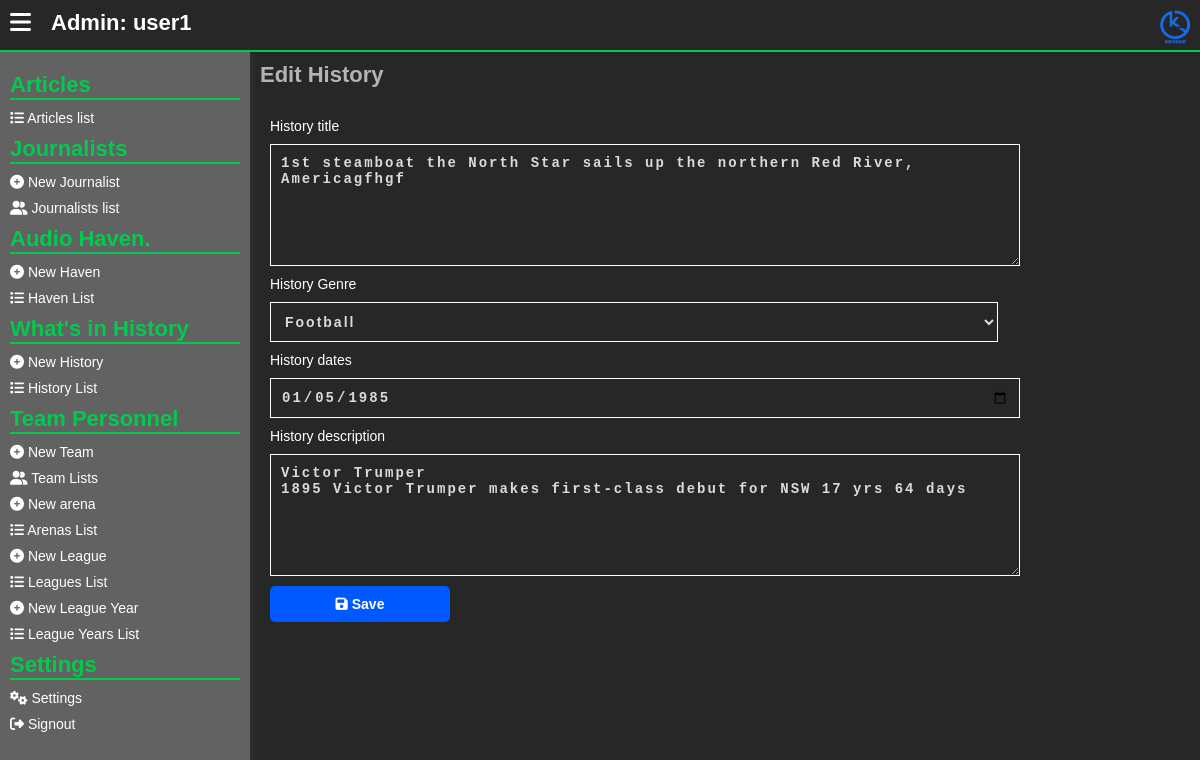
Screenshot of /admins/edit-history.php?h=6 (signed in) with the database file from the repository.
### tables this page shows
CREATE TABLE `history_today` (
  `ht_id` int(11) NOT NULL,
  `history_genre` int(11) NOT NULL,
  `history_title` varchar(255) NOT NULL,
  `history_description` text NOT NULL,
  `history_image` varchar(255) NOT NULL,
  `history_date` varchar(255) NOT NULL
);

CREATE TABLE `genres` (
  `id` int(11) NOT NULL,
  `genre_name` varchar(255) NOT NULL,
  `genre_description` text NOT NULL,
  `genre_icon` varchar(255) NOT NULL
);

### assets/php/admins/session_checker.php (called while the page is built, shortened)
<?php
    if (!isset($_SESSION['acting_admin_id'])) {
        header("location: signin.php");
    }
    else {
        $acting_admin_id = $_SESSION['acting_admin_id'];
        $check_admin_exists = mysqli_query($server,"SELECT * from
            admins WHERE id = '$acting_admin_id'
        ");
        if (mysqli_num_rows($check_admin_exists) !== 1) {
            header("location: ../admins/signin.php");
        }
        else {
            $get_the_admin_info = mysqli_fetch_array($check_admin_exists);
            $acting_admin_un = $get_the_admin_info["user_name"];
        }
    }
?>

### admins/edit-history.php (the view, shortened to what this page needs)
<?php
include("../assets/php/global/server.php");
include("../assets/php/admins/session_checker.php");
?>
<!DOCTYPE html>
<html lang="en">
<head>
    <link rel="stylesheet" href="../assets/css/back-main.css">
    <link rel="stylesheet" href="https://cdnjs.cloudflare.com/ajax/libs/font-awesome/6.5.1/css/all.min.css"
 />
</head>
<body>
    <main>
        <section class="main-section">
            <?php include("../assets/php/admins/header.php"); ?>
            <div class="hero">
                <?php include("../assets/php/admins/left-nav.php") ?>
                <div class="dashboard">
                    <div class="dashboard-cont">
                        <h1>
                            Edit History
                        </h1>
                        <?php
                        if (!isset($_GET['h'])) {
                            ?>
                            <div class="errorMsg">
                                No history sent to the server.
                            </div>
                            <?php
                        } else {
                            $historyId = $_GET['h'];
                            $checkHistory_exists = mysqli_query($server, "SELECT * from history_today,genres
                                    WHERE ht_id = '$historyId'
                                    AND genres.id = history_today.history_genre
                                ");
                            if (mysqli_num_rows($checkHistory_exists) < 1) {
                                ?>
                                <div class="errorMsg">
                                    History article is not found
                                </div>
                                <?php
                            } else {
                                $dataHistory_exists = mysqli_fetch_array($checkHistory_exists);
                                ?>
                                <div class="form-row">
                                    <form action="" method="POST" enctype="multipart/form-data">
                                        <p>
                                            <label for="History title">
                                                History title
                                            </label>
                                            <textarea name="hti" placeholder="Type..."
                                                required><?php echo $dataHistory_exists['history_title']; ?></textarea>
                                        </p>
                                        <p>
                                            <label for="History title">
                                                History Genre
                                            </label>
                                            <select name="h_ge" id="">
                                                <?php
                                                $currentGenre = $dataHistory_exists['history_genre'];
                                                $getCurrentGenre = mysqli_query($server, "SELECT * from genres
                                                        WHERE id = '$currentGenre'
                                                    ");
                                                $dataCurrentGenre = mysqli_fetch_array($getCurrentGenre);
                                                ?>
                                                <option value="<?php echo $currentGenre; ?>">
                                                    <?php echo $dataCurrentGenre['genre_name'] ?>
                                                </option>
                                            </select>
                                        </p>
                                        <p>
                                            <label for="History dates">
                                                History dates
                                            </label>
                                            <input type="date" name="hda"
                                                value="<?php echo $dataHistory_exists['history_date']; ?>">
                                        </p>
                                        <p>
                                            <label for="History description">
                                                History description
                                            </label>
                                            <textarea name="hde" placeholder="Type..."
                                                required><?php echo $dataHistory_exists['history_description']; ?></textarea>
                                        </p>
                                        <p>
                                            <button type="submit" name="edit_history">
                                                <i class="fa fa-save"></i>
                                                Save
                                            </button>
                                        </p>
                                    </form>
                                </div>
                                <?php
                            }
                        }
                        ?>
                    </div>
                </div>
            </div>
        </section>
    </main>
</body>
</html>

### assets/php/admins/header.php
<header>
   <div class="menu">
      <button id="menu_toggleBTN">
         <i class="fa fa-bars"></i>
      </button>
   </div>
   <div class="username" onclick="location.reload()">
      Admin:
      <?php
         echo $acting_admin_un;
      ?>
   </div>
   <div class="logo">
      <a href="./home.php">
         <img src="../assets/images/KickSide - Logo.png" alt="Kick Side Logo">
      </a>
   </div>
</header>

### assets/css/back-main.css (style rules this page uses)
* { font-size: 14px; margin: 0; padding: 0; text-decoration: none; }
body { font-family: "Gill Sans", "Gill Sans MT", Calibri, "Trebuchet MS", sans-serif; margin: 0; padding: 0; background: #d3d3d357; overflow: hidden; }
button { cursor: pointer; background: transparent; border: 0; }
main { width: 100%; height: 100%; }
section.main-section { height: 100vh; width: 100vw; top: 0; left: 0; position: absolute; background: rgb(39, 39, 39); overflow: hidden; }
section.main-section header { width: 100vw; display: flex; flex-direction: row; margin: 0; padding: 0; height: 50px; border-bottom: 2px solid #02ca4e; }
section.main-section header .menu { padding: 10px; }
section.main-section header .menu button { border: 0; background: transparent; }
section.main-section header .menu button i { font-size: 24px; color: #fff; }
section.main-section header .username { flex: 4; padding: 10px; color: #fff; font-size: 22px; font-weight: bold; user-select: none; cursor: pointer; }
section.main-section header .logo { text-align: right; flex: 2; padding: 10px; }
section.main-section header .logo img { width: 30px; }
section.main-section .hero { width: 100%; display: flex; flex-direction: row; flex-wrap: nowrap; }
section.main-section .dashboard { height: calc(100vh - 50px); overflow: auto; flex: 1; }
section.main-section .dashboard .dashboard-cont { padding: 10px; }
section.main-section .dashboard .dashboard-cont h1 { color: #b4b4b4; font-size: 22px; }
section.main-section .dashboard .form-row { margin-top: 10px; padding: 10px; border-radius: 10px; }
section.main-section .dashboard .form-row form p { margin-top: 10px; color: #fff; font-weight: 200; display: flex; flex-direction: column; font-size: 18px; }
section.main-section .dashboard .form-row form p input, section.main-section .dashboard .form-row form p textarea, section.main-section .dashboard .form-row form p select { padding: 10px; background: transparent; margin-top: 10px; border: 1px solid #fff; color: #dadada; font-weight: bold; letter-spacing: 2px; outline: 0; width: 80%; }
section.main-section .dashboard .form-row form p textarea { height: 100px; }
section.main-section .dashboard .form-row form p button { padding: 10px; background: #0059ff; border: 0; border-radius: 5px; font-weight: bold; color: #fff; width: 180px; }

### rows the page displays
history_today: hti "1st steamboat the North Star sails up the northern Red River, Americagfhgf", hda "01/05/1985", hde "Victor Trumper 1895 Victor Trumper makes first-class debut for NSW 17 yrs 64 days"
genres: h_ge "Football"

### other values shown
$acting_admin_un "user1"
